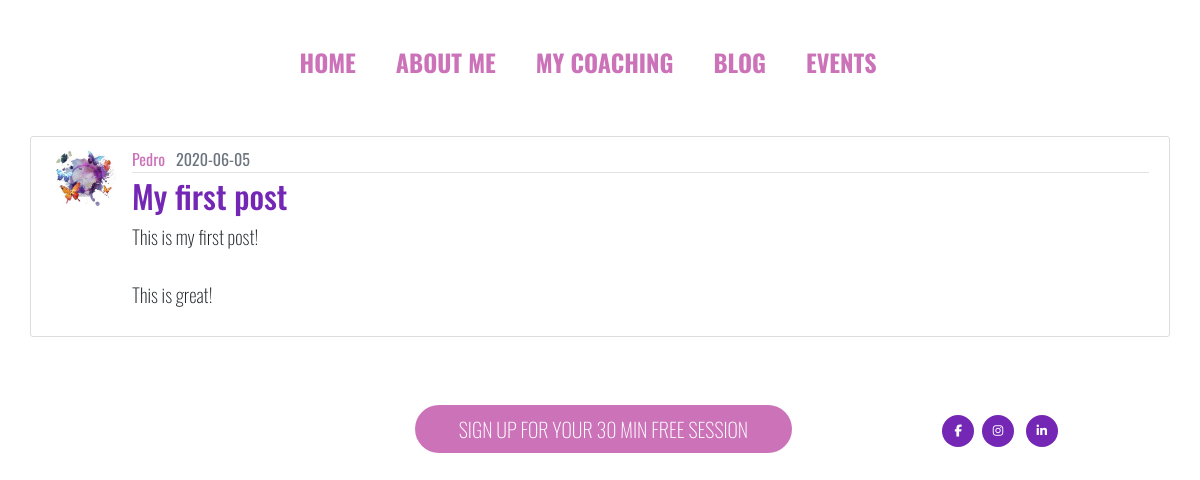
Before: /post/1 with the older database file.
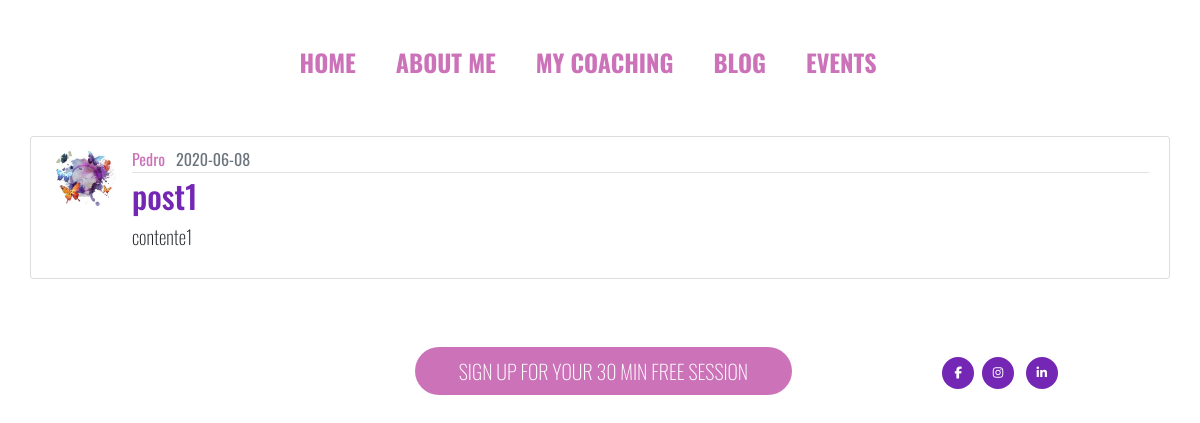
After: the same page with the newer database file.
### flaskblog/models.py (models this page shows, shortened)
class Post(db.Model):
    id = db.Column(db.Integer, primary_key=True)
    title = db.Column(db.String(100), nullable=False)
    date_posted = db.Column(db.DateTime, nullable=False, default=datetime.utcnow)
    content = db.Column(db.Text, nullable=False)
    user_id = db.Column(db.Integer, db.ForeignKey('user.id'), nullable=False)

### flaskblog/routes.py (the view)
@app.route('/post/<int:post_id>')
def post(post_id):
    post = Post.query.get_or_404(post_id)
    return render_template('post.html', title=post.title, post=post)

### flaskblog/templates/post.html (shortened to what this page needs)
{% extends 'layout.html' %}
{% block content %}
    <article class="media content-section">
        <img class="rounded-circle article-img" src="{{ url_for('static', filename='profile_pics/' + post.author.image_file) }}">
        <div class="media-body">
            <div class="article-metadata">
            <a class="check mr-2" href="{{ url_for('user_posts', username=post.author.username) }}">{{ post.author.username }}</a>
            <small class="text-muted">{{ post.date_posted.strftime('%Y-%m-%d') }}</small>
            </div>
            <h2 class="article-title">{{ post.title }}</a></h2>
            <p class="article-content">{{ post.content }}</p>
        </div>
    </article>
{% endblock content %}

Changed rows visible on the page:
changed Post: date_posted "2020-06-05" → "2020-06-08"; title "My first post" → "post1"; content "This is my first post! This is great!" → "contente1"
